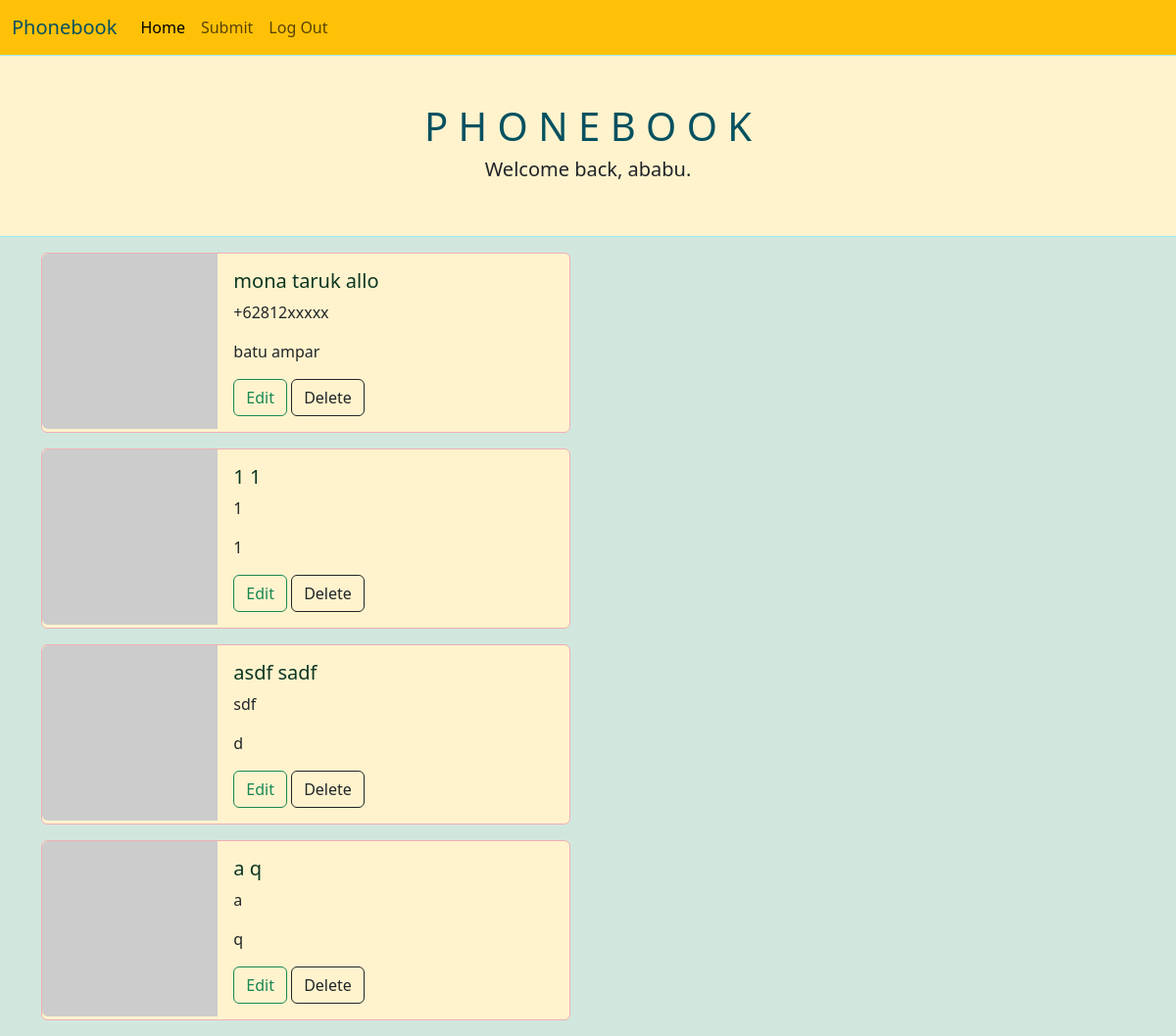
The page / (signed in) on the database as committed earlier.
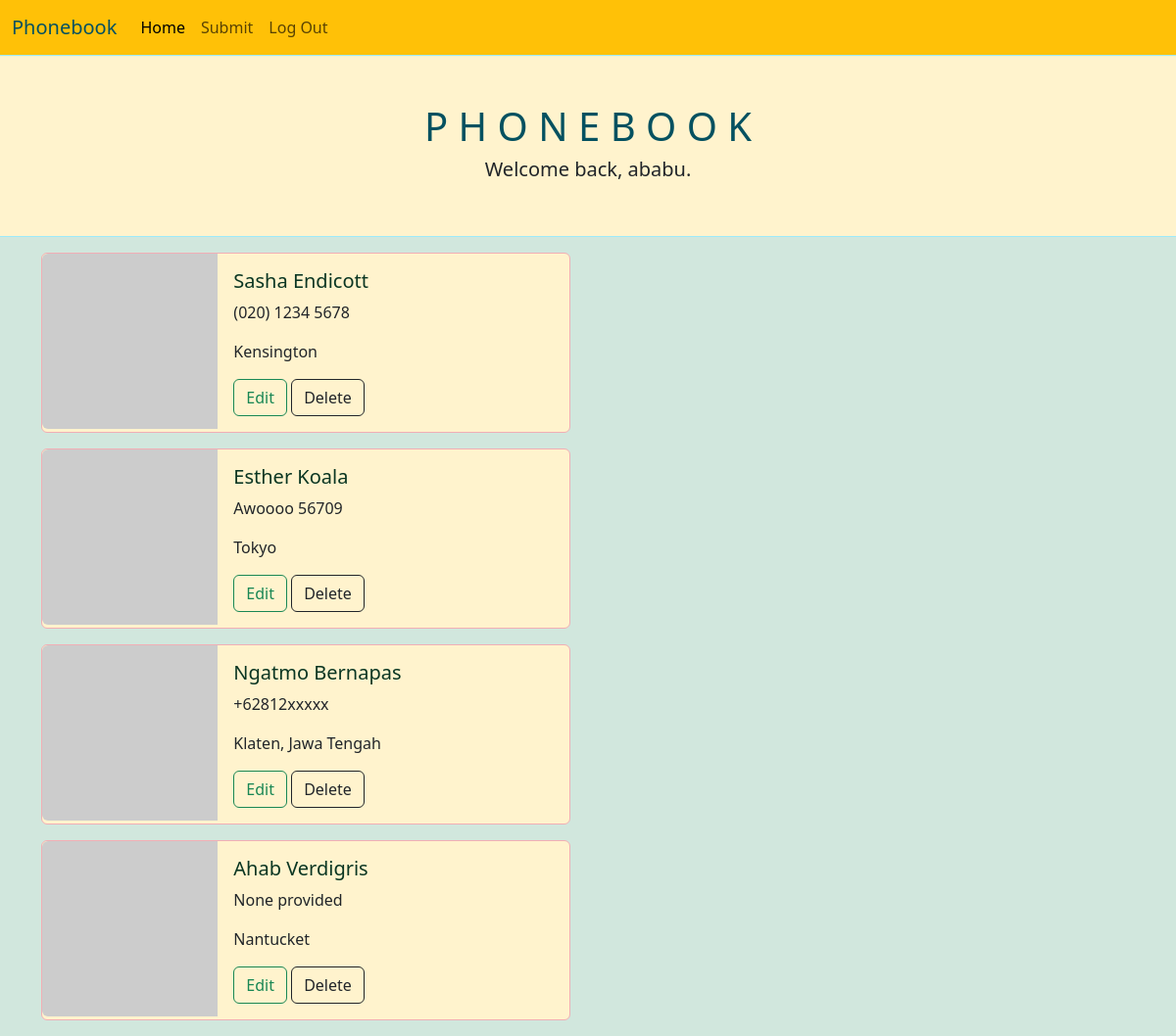
The same page on the database as committed later.
### app/models.py (models this page shows, shortened)
class User(db.Model, UserMixin):
    id = db.Column(db.Integer, primary_key=True)
    first_name = db.Column(db.String(50), nullable=False)
    last_name = db.Column(db.String(50), nullable=False)
    email = db.Column(db.String(75), nullable=False, unique=True)
    username = db.Column(db.String(75), nullable=False, unique=True)
    password = db.Column(db.String(255), nullable=False)
    entries = db.relationship("Entry", backref="submitter")

class Entry(db.Model):
    id = db.Column(db.Integer, primary_key=True)
    first_name = db.Column(db.String(50), nullable=False)
    last_name = db.Column(db.String(50), nullable=False)
    phone_number = db.Column(db.String(75), nullable=False)
    address = db.Column(db.String(100), nullable=False)
    date_created = db.Column(db.DateTime, nullable=False, default=datetime.utcnow)
    user_id = db.Column(
        db.Integer, db.ForeignKey("user.id")
    )

### app/routes.py (the view)
@app.route("/")
def index():
    entries = Entry.query.all()
    nums = {"img=" + str(x) for x in range(1, 71)}  #placeholder service has 70 entries
    return render_template("index.html", entries=entries, nums=nums)

### app/models.py (called while the page is built)
@login.user_loader
def get_a_user_by_id(user_id):
    return db.session.get(User, user_id)

### app/templates/index.html (shortened to what this page needs)
{% extends 'base.html' %}
{% block header %}
<h1 class="text-info-emphasis">P H O N E B O O K</h1>
{% if current_user.is_authenticated %}
        <h5>Welcome back, {{ current_user.username }}.</h5>
    {% else %}
        <h5>Log in or create an account to make entries.</h5>
    {% endif %}
{% endblock %}
{% block content %}
        <div>
{% for entry in entries %}
{% if entry.submitter == current_user %}
<div class="card my-3 bg-warning-subtle border-danger-subtle" style="max-width: 540px;">
    <div class="row g-0">
      <div class="col-md-4">
        <img src="https://i.pravatar.cc/300?{{ nums.pop() }}" class="img-fluid rounded-start" alt="a person">
      </div>
      <div class="col-md-8">
        <div class="card-body">
          <h5 class="card-title text-success-emphasis">{{ entry.first_name }} {{ entry.last_name }}</h5>
          <p class="card-text">{{ entry.phone_number }}</p>
          <p class="card-text">{{ entry.address }}</p>
          <a href="{{ url_for('edit_entry', entry_id=entry.id) }}" class="btn btn-outline-success">Edit</a>
          <button type="button" class="btn btn-outline-dark" data-bs-toggle="modal" data-bs-target="#deleteEntryModal-{{ entry.id }}">
            Delete
        </button>
        </div>
      </div>
    </div>
</div>
{% endif %}
{% endfor %}
{% endblock %}

### app/templates/base.html (shortened to what this page needs)
<!DOCTYPE html>
<html lang="en">
<head>
    <link rel="stylesheet" href="https://cdn.jsdelivr.net/npm/bootstrap@5.3.0-alpha1/dist/css/bootstrap.min.css">
</head>
<body class="bg-success-subtle">
    {% include 'nav.html' %}
    <div class="row bg-warning-subtle border border-info-subtle py-5">
        <div class="col text-center">
            {% block header %}{% endblock %}
        </div>
    </div>
    <div class="container">
        {% block content %}
        {% endblock %}
    </div>
</body>
</html>

### app/templates/nav.html (shortened to what this page needs)
<nav class="navbar navbar-expand-lg navbar-light bg-warning">
    <div class="container-fluid">
      <a class="navbar-brand text-info-emphasis" href="/">Phonebook</a>
      <div class="collapse navbar-collapse" id="navbarNavAltMarkup">
        <div class="navbar-nav">
          <a class="nav-link active" aria-current="page" href="/">Home</a>
          {% if current_user.is_authenticated %}
                <a class="nav-link" href="/submission">Submit</a>
                <a class="nav-link" href="/logout">Log Out</a>
          {% else %}
                <a class="nav-link" href="/signup">Sign Up</a>
                <a class="nav-link" href="/login">Log In</a>
          {% endif %}
        </div>
      </div>
    </div>
  </nav>

Rows that differ between the two databases and show on the page:
removed Entry: first_name "1", last_name "1", phone_number "1", address "1"
removed Entry: first_name "asdf", last_name "sadf", phone_number "sdf", address "d"
removed Entry: first_name "a", last_name "q", phone_number "a", address "q"
changed Entry: first_name "mona" → "Sasha"; last_name "taruk allo" → "Endicott"; phone_number "+62812xxxxx" → "(020) 1234 5678"; address "batu ampar" → "Kensington"
added Entry: first_name "Esther", last_name "Koala", phone_number "Awoooo 56709", address "Tokyo"
added Entry: first_name "Ngatmo", last_name "Bernapas", phone_number "+62812xxxxx", address "Klaten, Jawa Tengah"
added Entry: first_name "Ahab", last_name "Verdigris", phone_number "None provided", address "Nantucket"
